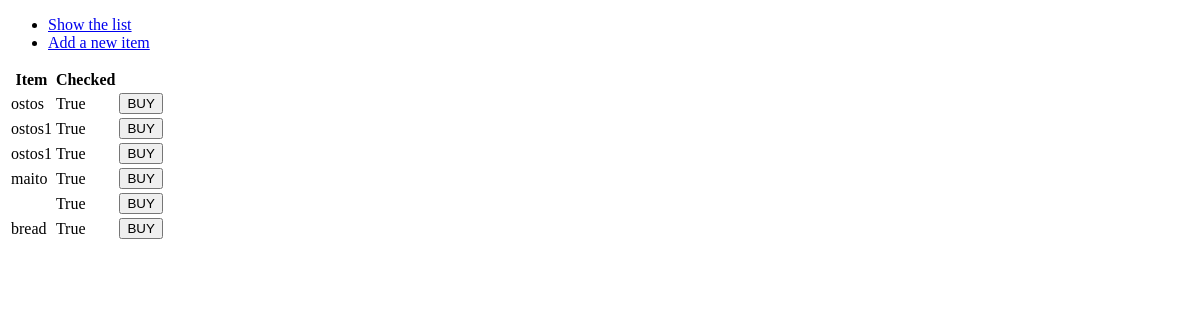
/items, run on an earlier commit of the app's database.
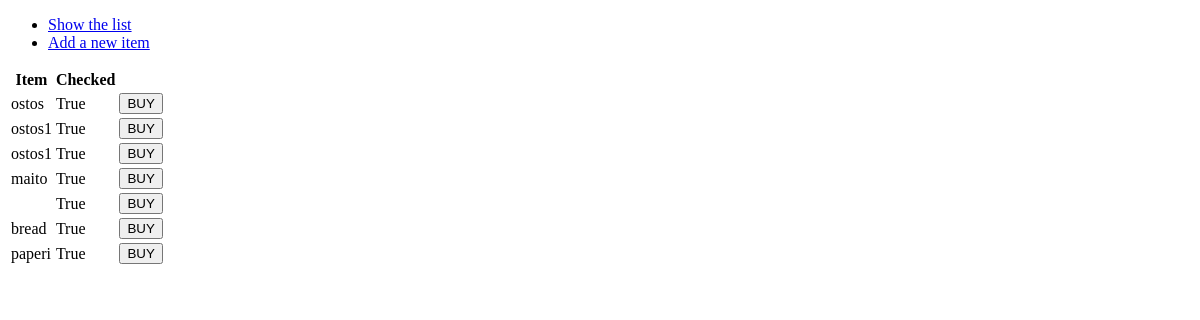
And on a later commit of the database.
### application/items/models.py (models this page shows, shortened)
class Item(db.Model):
    id = db.Column(db.Integer, primary_key=True)
    date_listed = db.Column(db.DateTime, default=db.func.current_timestamp())
    name = db.Column(db.String(144), nullable=False)
    check = db.Column(db.Boolean, nullable=False)

### application/items/views.py (the view)
@app.route("/items", methods=["GET"])
def items_index():
    return render_template("items/list.html", items = Item.query.all())

### application/templates/items/list.html
{% extends "layout.html" %}
{% block body %}
  <table>
    <tr>
      <th>Item</th>
      <th>Checked</th>
    </tr>
    {% for item in items %}
    <tr>
      <td>{{ item.name }}</td>
      <td>{{ item.check }}</td>
      <td>
	<form method="POST" action="{{ url_for('items_set_checked', item_id=item.id) }}">
	  <input type="submit" value="BUY"/>
	</form>
      </td>
    </tr>
    {% endfor %}
  </table>
{% endblock %}

### application/templates/layout.html (shortened to what this page needs)
<!DOCTYPE html>
<html>
  <head>
  </head>
  <body>
      <ul>
	<li><a href="{{ url_for('items_index') }}">Show the list</a></li>
	<li><a href="{{ url_for('items_form') }}">Add a new item</a></li>
      </ul>
    {% block body %}{% endblock %}
  </body>
</html>

What changed in the data, as far as the page shows it:
added Item: name "paperi", check "True"
